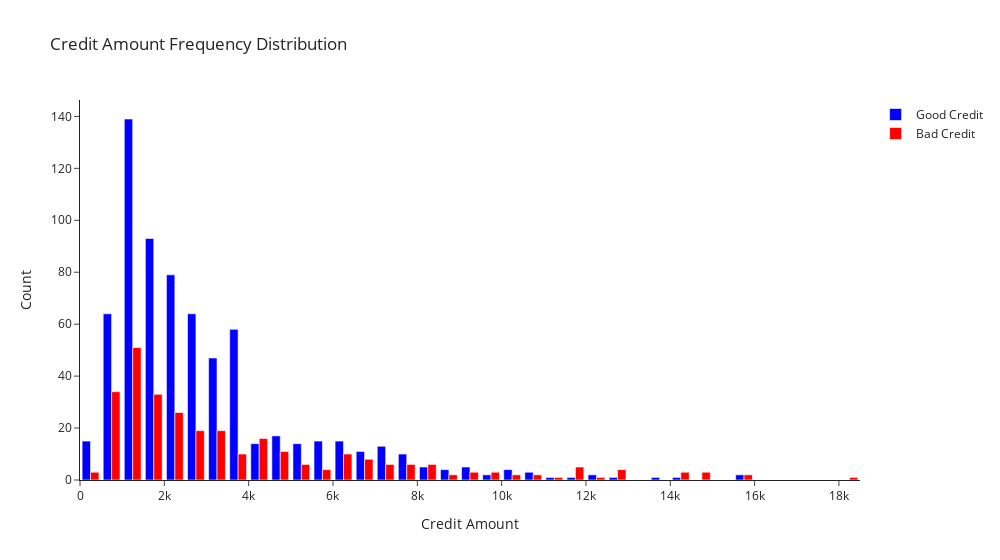

The notebook cell this image was saved under:
### Code cell
# Create histogram traces
trace1 = go.Histogram(x=df_good['Credit amount'], name='Good Credit', marker=dict(color='blue'), nbinsx=50)
trace2 = go.Histogram(x=df_bad['Credit amount'], name='Bad Credit', marker=dict(color='red'), nbinsx=50)

# Define layout
layout = go.Layout(
    title='Credit Amount Frequency Distribution',
    xaxis=dict(title='Credit Amount'),
    yaxis=dict(title='Count'),
    width=1000,
    template="simple_white"
)

# Create figure object
fig = go.Figure(data=[trace1, trace2], layout=layout)

# Display the plot
fig.show()

### Figure 1 — Plotly figure (JSON) as saved in the notebook; plotly's stock layout.template omitted (floating-point values rounded to 4 significant figures; data arrays with more than 128 entries replaced by an {"elided": "..."} marker saying what was removed)
{"data": [{"marker": {"color": "blue"}, "name": "Good Credit", "nbinsx": 50, "type": "histogram", "x": {"elided": "700 int values"}}, {"marker": {"color": "red"}, "name": "Bad Credit", "nbinsx": 50, "type": "histogram", "x": {"elided": "300 int values"}}], "layout": {"title": {"text": "Credit Amount Frequency Distribution"}, "width": 1000, "xaxis": {"title": {"text": "Credit Amount"}}, "yaxis": {"title": {"text": "Count"}}}}
